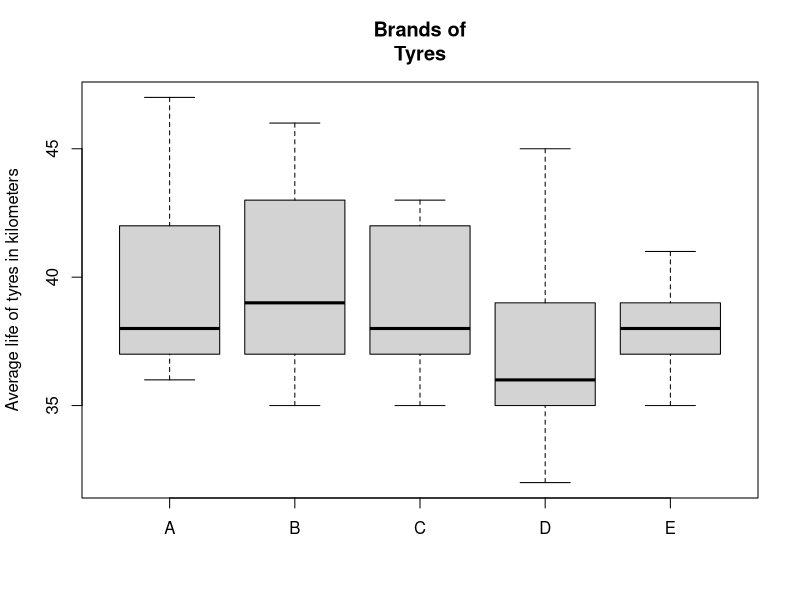

This chart was generated by the following R code:
#A car rental agency, which uses 5 different brands of tyres in the process of deciding the brand
#of tyre to purchase as standard equipment for its fleet, finds that each of 5 tyres of each brand
#last the following number of kilometres (in thousands):
#A B C D E
#36 46 35 45 41
#37 39 42 36 39
#42 35 37 39 37
#38 37 43 35 35
#47 43 38 32 38
#Test the hypothesis that the five brands have almost the same average life.

#One-way ANOVA
# Types of tyres
A=c(36,37,42,38,47)
B=c(46,39,35,37,43)
C=c(35,42,37,43,38)
D=c(45,36,39,35,32)
E=c(41,39,37,35,38)
group<-data.frame(cbind(A,B,C,D,E))
group
## A B C D E
## 1 36 46 35 45 41
## 2 37 39 42 36 39
## 3 42 35 37 39 37
## 4 38 37 43 35 35
## 5 47 43 38 32 38
summary(group)
## A B C D E
## Min. :36 Min. :35 Min. :35 Min. :32.0 Min. :35
## 1st Qu.:37 1st Qu.:37 1st Qu.:37 1st Qu.:35.0 1st Qu.:37
## Median :38 Median :39 Median :38 Median :36.0 Median :38
## Mean :40 Mean :40 Mean :39 Mean :37.4 Mean :38
## 3rd Qu.:42 3rd Qu.:43 3rd Qu.:42 3rd Qu.:39.0 3rd Qu.:39
## Max. :47 Max. :46 Max. :43 Max. :45.0 Max. :41
# stack vector from data frame
stgr<-stack(group);stgr
## values ind
## 1 36 A
## 2 37 A
## 3 42 A
## 4 38 A
## 5 47 A
## 6 46 B
## 7 39 B
## 8 35 B
## 9 37 B
## 10 43 B
## 11 35 C
## 12 42 C
## 13 37 C
## 14 43 C
## 15 38 C
## 16 45 D
## 17 36 D
## 18 39 D
## 19 35 D
## 20 32 D
## 21 41 E
## 22 39 E
## 23 37 E
## 24 35 E
## 25 38 E
# completely randomized design
crd<-aov(values~ind,data=stgr)
# ANOVA table
summary(crd)
## Df Sum Sq Mean Sq F value Pr(>F)
## ind 4 27.4 6.86 0.422 0.791
## Residuals 20 325.2 16.26
# Visualization of data
boxplot(group, ylab="Average life of tyres in kilometers",main="Brands of
Tyres")